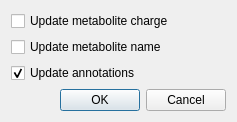
<?xml version="1.0" encoding="UTF-8"?>
<ui version="4.0">
 <class>AutoAnnotationDialog</class>
 <widget class="QDialog" name="AutoAnnotationDialog">
  <property name="geometry">
   <rect>
    <x>0</x>
    <y>0</y>
    <width>237</width>
    <height>110</height>
   </rect>
  </property>
  <property name="windowTitle">
   <string>Select settings</string>
  </property>
  <layout class="QVBoxLayout" name="verticalLayout">
   <item>
    <widget class="QCheckBox" name="checkBox_charge">
     <property name="text">
      <string>Update metabolite charge</string>
     </property>
    </widget>
   </item>
   <item>
    <widget class="QCheckBox" name="checkBox_name">
     <property name="text">
      <string>Update metabolite name</string>
     </property>
    </widget>
   </item>
   <item>
    <widget class="QCheckBox" name="checkBox_annotations">
     <property name="text">
      <string>Update annotations</string>
     </property>
     <property name="checked">
      <bool>true</bool>
     </property>
    </widget>
   </item>
   <item>
    <widget class="QDialogButtonBox" name="buttonBox">
     <property name="orientation">
      <enum>Qt::Horizontal</enum>
     </property>
     <property name="standardButtons">
      <set>QDialogButtonBox::Cancel|QDialogButtonBox::Ok</set>
     </property>
    </widget>
   </item>
  </layout>
 </widget>
 <resources/>
 <connections>
  <connection>
   <sender>buttonBox</sender>
   <signal>accepted()</signal>
   <receiver>AutoAnnotationDialog</receiver>
   <slot>accept()</slot>
   <hints>
    <hint type="sourcelabel">
     <x>248</x>
     <y>254</y>
    </hint>
    <hint type="destinationlabel">
     <x>157</x>
     <y>274</y>
    </hint>
   </hints>
  </connection>
  <connection>
   <sender>buttonBox</sender>
   <signal>rejected()</signal>
   <receiver>AutoAnnotationDialog</receiver>
   <slot>reject()</slot>
   <hints>
    <hint type="sourcelabel">
     <x>316</x>
     <y>260</y>
    </hint>
    <hint type="destinationlabel">
     <x>286</x>
     <y>274</y>
    </hint>
   </hints>
  </connection>
 </connections>
</ui>
